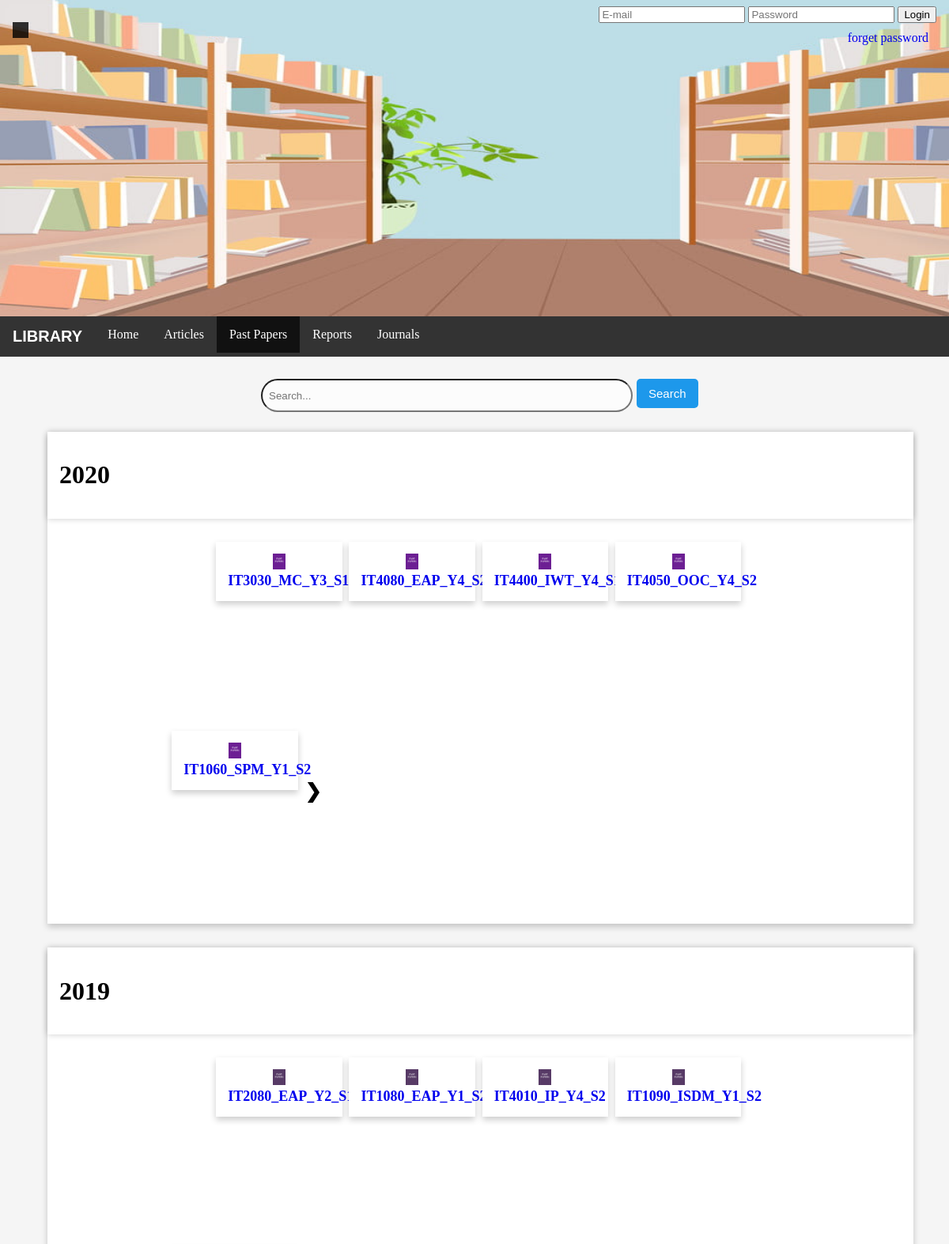
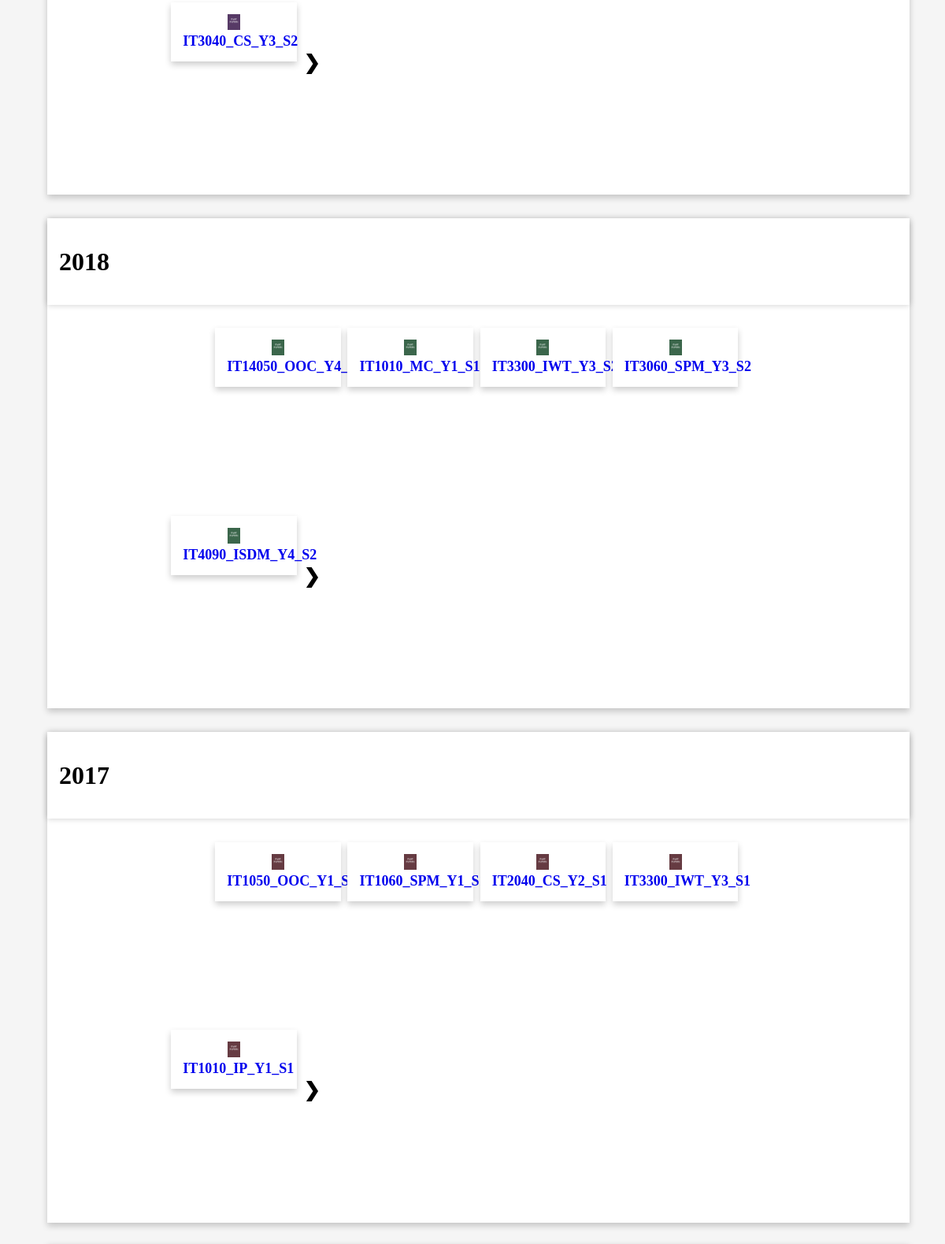
The page /past_papers.php (upper part) on the database its author committed (2 pictures, top to bottom).
### tables this page shows
CREATE TABLE `inventory` (
  `IID` int(11) NOT NULL,
  `Name` varchar(200) DEFAULT NULL,
  `itemImgLoc` varchar(500) DEFAULT NULL,
  `pdfPath` varchar(500) DEFAULT NULL,
  `free` int(2) DEFAULT NULL,
  `Date` date DEFAULT NULL,
  `Published_Date` date DEFAULT NULL,
  `Description` varchar(500) DEFAULT NULL,
  `totalView` int(11) DEFAULT NULL,
  `totalDownload` int(11) DEFAULT NULL,
  `pubID` int(11) DEFAULT NULL,
  `A_ID` int(11) DEFAULT NULL,
  `CID` int(11) DEFAULT NULL
);

### past_papers.php (the view, shortened to what this page needs)
<!DOCTYPE html>
<html lang="en">
<head>
    <link rel="stylesheet" href="./css/main.css">
</head>
<body>
    <?php
    require('Header.php');
    if (!isset($_GET["p1"])) {
        $pageno1 = 0;
    } else {
        $pageno1 = $_GET["p1"];
    }
    if (!isset($_GET["p2"])) {
        $pageno2 = 0;
    } else {
        $pageno2 = $_GET["p2"];
    }
    if (!isset($_GET["p3"])) {
        $pageno3 = 0;
    } else {
        $pageno3 = $_GET["p3"];
    }
    if (!isset($_GET["p4"])) {
        $pageno4 = 0;
    } else {
        $pageno4 = $_GET["p4"];
    }
    ?>
    <div class="nav">
        <ul>
            <li><a class="logoL">Library</a></li>
            <li><a href="index.php">Home</a></li>
            <li><a href="articles.php">Articles</a></li>
            <li><a href="past_papers.php" class="active">Past Papers</a></li>
            <li><a href="reports.php">Reports</a></li>
            <li><a href="journals.php">Journals</a></li>
        </ul>
    </div><br>
    <div class="row">
        <div class="column side"></div>
        <div class="column middle">
            <form action="searchResult.php" class="input-container center" method="post">
                <input type="text" class="txtSearch" name="keyWord" placeholder="Search...">
                <input type="submit" name="Search" value="Search" class="btn primary">
            </form>
        </div>
    </div>
    <div class="card set">
        <div class="card title">
            <h1>2020</h1>
        </div>
        <div class="row">
            <div class="column micro"></div>
            <div class="column large">
                <div class="card_column" style="width: 2%;">
                </div>
                <?php
                require('config.php');
                $alldata20 = "SELECT i.Name, i.itemImgLoc, i.IID  FROM `pastpaper` AS p , `inventory` AS i WHERE i.IID = p.IID ;";
                $alldata20 = $con->query($alldata20);
                $n_all20 = $alldata20->num_rows;
                $resultset_per_new_arrivals = 5;
                $number_of_data20 = ceil($n_all20 / $resultset_per_new_arrivals);
                $offset1 = (int)$pageno1 * $resultset_per_new_arrivals;
                $sqlSelectBook = "SELECT i.Name, i.itemImgLoc, i.IID FROM `pastpaper` AS p , `inventory` AS i WHERE i.IID = p.IID AND i.Published_Date BETWEEN '2020-01-01' AND '2020-12-31' ORDER BY `Published_Date` DESC LIMIT 5 OFFSET " . $offset1 . ";";
                $resultSelectBook = $con->query($sqlSelectBook);
                if ($resultSelectBook->num_rows > 0) {
                    while ($rowSelectBook = $resultSelectBook->fetch_assoc()) {
                        $Name = $rowSelectBook['Name'];
                        $IID = $rowSelectBook['IID'];
                        $itemImgLoc = $rowSelectBook['itemImgLoc'];
                ?>
                        <div class="card_column">
                           <a href="./bookView.php?IID=<?php echo $IID; ?>"> <div id="book1" class="card">
                                <img src="<?php echo $itemImgLoc; ?>" alt="book img">
                                <div><label><?php echo $Name; ?></label></div>
                            </div></a>
                        </div>
                <?php
                    }
                }
                ?>
                <div class="card_column" style="width: 2%;">
                    <div style="margin-top: 62px;">
                        <?php
                        $max1 = $number_of_data20 - 5;
                        if ($pageno1 != $max1) {
                        ?>
                            <a href="past_papers.php?p1=<?php echo $pageno1 + 1; ?>" class="page_next"> ❯</a>
                        <?php
                        } else {
                        }
                        ?>
                    </div>
                </div>
            </div>
        </div>
    </div>
    <div class="card set">
        <div class="card title">
            <h1>2019</h1>
        </div>
        <div class="row">
            <div class="column micro"></div>
            <div class="column large">
                <div class="card_column" style="width: 2%;">
                </div>
                <?php
                require('config.php');
                $alldata19 = "SELECT i.Name, i.itemImgLoc, i.IID FROM `pastpaper` AS p , `inventory` AS i WHERE i.IID = p.IID ;";
                $alldata19 = $con->query($alldata19);
                $n_all19 = $alldata19->num_rows;
                $resultset_per_new_arrivals = 5;
                $number_of_data19 = ceil($n_all19 / $resultset_per_new_arrivals);
                $offset2 = (int)$pageno2 * $resultset_per_new_arrivals;
                $sqlSelectBook = "SELECT i.Name, i.itemImgLoc, i.IID FROM `pastpaper` AS p , `inventory` AS i WHERE i.IID = p.IID AND i.Published_Date BETWEEN '2019-01-01' AND '2019-12-31' ORDER BY `Published_Date` DESC LIMIT 5 OFFSET " . $offset2 . ";";
                $resultSelectBook = $con->query($sqlSelectBook);
                if ($resultSelectBook->num_rows > 0) {
                    while ($rowSelectBook = $resultSelectBook->fetch_assoc()) {
                        $Name = $rowSelectBook['Name'];
                        $IID = $rowSelectBook['IID'];
                        $itemImgLoc = $rowSelectBook['itemImgLoc'];
                ?>
                        <div class="card_column">
                        <a href="./bookView.php?IID=<?php echo $IID; ?>"> <div id="book1" class="card">
                                <img src="<?php echo $itemImgLoc; ?>" alt="book img">
                                <div><label><?php echo $Name; ?></label></div>
                            </div>
                        </div>
                <?php
                    }
                }
                ?>
                <div class="card_column" style="width: 2%;">
                    <div style="margin-top: 62px;">
                        <?php
                        $max2 = $number_of_data19 - 5;
                        if ($pageno2 != $max2) {
                        ?>
                            <a href="past_papers.php?p2=<?php echo $pageno2 + 1; ?>" class="page_next"> ❯</a>
                        <?php
                        } else {
                        }
                        ?>
                    </div>
                </div>
            </div>
        </div>
    </div>
    <div class="card set">
        <div class="card title">
            <h1>2018</h1>
        </div>
        <div class="row">
            <div class="column micro"></div>
            <div class="column large">
                <div class="card_column" style="width: 2%;">
                </div>
                <?php
                require('config.php');
                $alldata18 = "SELECT i.Name, i.itemImgLoc, i.IID   FROM `pastpaper` AS p , `inventory` AS i WHERE i.IID = p.IID ;";
                $alldata18 = $con->query($alldata18);
                $n_all18 = $alldata18->num_rows;
                $resultset_per_new_arrivals = 5;
                $number_of_data18 = ceil($n_all18 / $resultset_per_new_arrivals);
                $offset3 = (int)$pageno3 * $resultset_per_new_arrivals;
                $sqlSelectBook = "SELECT i.Name, i.itemImgLoc, i.IID  FROM `pastpaper` AS p , `inventory` AS i WHERE i.IID = p.IID AND i.Published_Date BETWEEN '2018-01-01' AND '2018-12-31' ORDER BY `Published_Date` DESC LIMIT 5 OFFSET " . $offset3 . ";";
                $resultSelectBook = $con->query($sqlSelectBook);
                if ($resultSelectBook->num_rows > 0) {
                    while ($rowSelectBook = $resultSelectBook->fetch_assoc()) {
                        $Name = $rowSelectBook['Name'];
                        $IID = $rowSelectBook['IID'];
                        $itemImgLoc = $rowSelectBook['itemImgLoc'];
                ?>
                        <div class="card_column">
                        <a href="./bookView.php?IID=<?php echo $IID; ?>"> <div id="book1" class="card">
                                <img src="<?php echo $itemImgLoc; ?>" alt="book img">
                                <div><label><?php echo $Name; ?></label></div>
                            </div>
                        </div>
                <?php
                    }
                }
                ?>
                <div class="card_column" style="width: 2%;">
                    <div style="margin-top: 62px;">
                        <?php
                        $max3 = $number_of_data18 - 5;
                        if ($pageno3 != $max3) {
                        ?>
                            <a href="past_papers.php?p3=<?php echo $pageno3 + 1; ?>" class="page_next"> ❯</a>
                        <?php
                        } else {
                        }
                        ?>
                    </div>
                </div>
            </div>
        </div>
    </div>
    <div class="card set">
        <div class="card title">
            <h1>2017</h1>
        </div>
        <div class="row">
            <div class="column micro"></div>
            <div class="column large">
                <div class="card_column" style="width: 2%;">
                </div>
                <?php
                require('config.php');
                $alldata17 = "SELECT i.Name, i.itemImgLoc, i.IID   FROM `pastpaper` AS p , `inventory` AS i WHERE i.IID = p.IID ;";
                $alldata17 = $con->query($alldata17);
                $n_all17 = $alldata17->num_rows;
                $resultset_per_new_arrivals = 5;
                $number_of_data17 = ceil($n_all17 / $resultset_per_new_arrivals);
                $offset4 = (int)$pageno4 * $resultset_per_new_arrivals;
                $sqlSelectBook = "SELECT i.Name, i.itemImgLoc, i.IID  FROM `pastpaper` AS p , `inventory` AS i WHERE i.IID = p.IID AND i.Published_Date BETWEEN '2017-01-01' AND '2017-12-31' ORDER BY `Published_Date` DESC LIMIT 5 OFFSET " . $offset4 . ";";
                $resultSelectBook = $con->query($sqlSelectBook);
                if ($resultSelectBook->num_rows > 0) {
                    while ($rowSelectBook = $resultSelectBook->fetch_assoc()) {
                        $Name = $rowSelectBook['Name'];
                        $IID = $rowSelectBook['IID'];
                        $itemImgLoc = $rowSelectBook['itemImgLoc'];
                ?>
                        <div class="card_column">
                        <a href="./bookView.php?IID=<?php echo $IID; ?>"> <div id="book1" class="card">
                                <img src="<?php echo $itemImgLoc; ?>" alt="book img">
                                <div><label><?php echo $Name; ?></label></div>
                            </div>
                        </div>
                <?php
                    }
                }
                ?>
                <div class="card_column" style="width: 2%;">
                    <div style="margin-top: 62px;">
                        <?php
                        $max4 = $number_of_data17 - 5;
                        if ($pageno4 != $max4) {
                        ?>
                            <a href="past_papers.php?p4=<?php echo $pageno4 + 1; ?>" class="page_next"> ❯</a>
                        <?php
                        } else {
                        }
                        ?>
                    </div>
                </div>
            </div>
        </div>
    </div>
</body>
</html>

### css/main.css (style rules this page uses)
body { background-color: whitesmoke; margin: 0px; font-family: 'Times New Roman', Times, serif; }
.nav ul { list-style-type: none; margin: 0; padding: 0; overflow: hidden; background-color: #333; position: sticky; }
a { text-decoration: none; }
.nav li { float: left; }
.nav li a { display: block; color: white; text-align: center; padding: 14px 16px; text-decoration: none; }
.nav li a.active { display: block; color: white; text-align: center; padding: 14px 16px; text-decoration: none; background-color: #111; }
.txtSearch { border-radius: 50px; background-color: #fcfcfc; padding: 8px; width: 75%; margin-right: 5px; }
.btn { border: none; color: white; border-radius: 5px; padding: 10px 15px; text-align: center; text-decoration: none; display: inline-block; font-size: 15px; margin-bottom: 5px; cursor: pointer; }
.primary { background-color: #1d98eb; }
.input-container { display: -ms-flexbox; display: flex; width: 100%; margin-bottom: 15px; }
.logoL { font-size: 20px; font-weight: bold; text-transform: uppercase; font-family: Arial, Helvetica, sans-serif; }
.column { float: left; padding: 10px; }
.column.micro { width: 10%; }
.column.side { width: 25%; }
.column.middle { width: 50%; text-align: center; }
.column.large { width: 80%; text-align: center; }
.row:after { content: ""; display: table; clear: both; }
.card { background-color: #fff; box-shadow: 0 4px 8px 0 rgba(0, 0, 0, 0.2); transition: 0.3s; width: 100%; padding: 15px; }
label { font-weight: bold; font-size: 18px; }
.card_column { float: left; margin: 0.5%; width: 15%; padding: 15px; height: 200px; }
.card_column img { height: 20px; }
.card.set { margin-left: 5%; width: 90%; padding-top: 0; padding-left: 0; margin-bottom: 30px; }
.card.title { background-color: #fff; box-shadow: 0 0 8px 0 rgba(0, 0, 0, 0.2); width: 100%; padding-right: 0px; }
.page_next { font-size: 25px; font-weight: bold; color: black; }

### rows shown on the page
inventory: itemImgLoc (picture), Name "IT3030_MC_Y3_S1"
inventory: itemImgLoc (picture), Name "IT4080_EAP_Y4_S2"
inventory: itemImgLoc (picture), Name "IT4400_IWT_Y4_S1"
inventory: itemImgLoc (picture), Name "IT4050_OOC_Y4_S2"
inventory: itemImgLoc (picture), Name "IT1060_SPM_Y1_S2"
inventory: itemImgLoc (picture), Name "IT2080_EAP_Y2_S1"
inventory: itemImgLoc (picture), Name "IT1080_EAP_Y1_S2"
inventory: itemImgLoc (picture), Name "IT4010_IP_Y4_S2"
inventory: itemImgLoc (picture), Name "IT1090_ISDM_Y1_S2"
inventory: itemImgLoc (picture), Name "IT3040_CS_Y3_S2"
inventory: itemImgLoc (picture), Name "IT14050_OOC_Y4_S1"
inventory: itemImgLoc (picture), Name "IT1010_MC_Y1_S1"
inventory: itemImgLoc (picture), Name "IT3300_IWT_Y3_S2"
inventory: itemImgLoc (picture), Name "IT3060_SPM_Y3_S2"
inventory: itemImgLoc (picture), Name "IT4090_ISDM_Y4_S2"
inventory: itemImgLoc (picture), Name "IT1050_OOC_Y1_S2"
inventory: itemImgLoc (picture), Name "IT1060_SPM_Y1_S1"
inventory: itemImgLoc (picture), Name "IT2040_CS_Y2_S1"
inventory: itemImgLoc (picture), Name "IT3300_IWT_Y3_S1"
inventory: itemImgLoc (picture), Name "IT1010_IP_Y1_S1"
